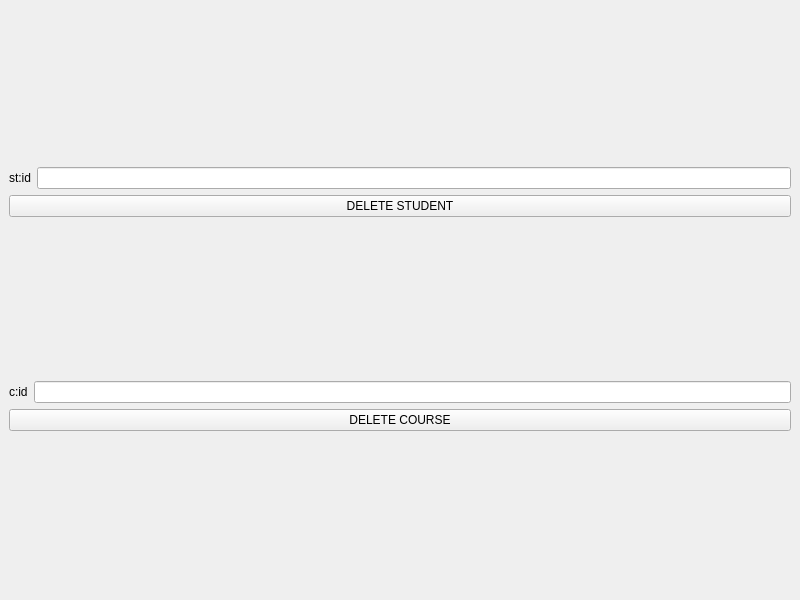
<?xml version="1.0" encoding="UTF-8"?>
<ui version="4.0">
 <class>DeleteWindow</class>
 <widget class="QMainWindow" name="DeleteWindow">
  <property name="geometry">
   <rect>
    <x>0</x>
    <y>0</y>
    <width>800</width>
    <height>600</height>
   </rect>
  </property>
  <property name="windowTitle">
   <string>MainWindow</string>
  </property>
  <widget class="QWidget" name="centralwidget">
   <layout class="QHBoxLayout" name="horizontalLayout_3">
    <item>
     <layout class="QVBoxLayout" name="verticalLayout_3">
      <item>
       <layout class="QVBoxLayout" name="verticalLayout">
        <item>
         <layout class="QHBoxLayout" name="horizontalLayout">
          <item>
           <widget class="QLabel" name="sid">
            <property name="text">
             <string>st:id</string>
            </property>
           </widget>
          </item>
          <item>
           <widget class="QLineEdit" name="sidF"/>
          </item>
         </layout>
        </item>
        <item>
         <widget class="QPushButton" name="pushButton">
          <property name="text">
           <string>DELETE STUDENT</string>
          </property>
         </widget>
        </item>
       </layout>
      </item>
      <item>
       <layout class="QVBoxLayout" name="verticalLayout_2">
        <item>
         <layout class="QHBoxLayout" name="horizontalLayout_2">
          <item>
           <widget class="QLabel" name="cid">
            <property name="text">
             <string>c:id</string>
            </property>
           </widget>
          </item>
          <item>
           <widget class="QLineEdit" name="cidF"/>
          </item>
         </layout>
        </item>
        <item>
         <widget class="QPushButton" name="deleteB">
          <property name="text">
           <string>DELETE COURSE</string>
          </property>
         </widget>
        </item>
       </layout>
      </item>
     </layout>
    </item>
   </layout>
  </widget>
 </widget>
 <resources/>
 <connections/>
</ui>
